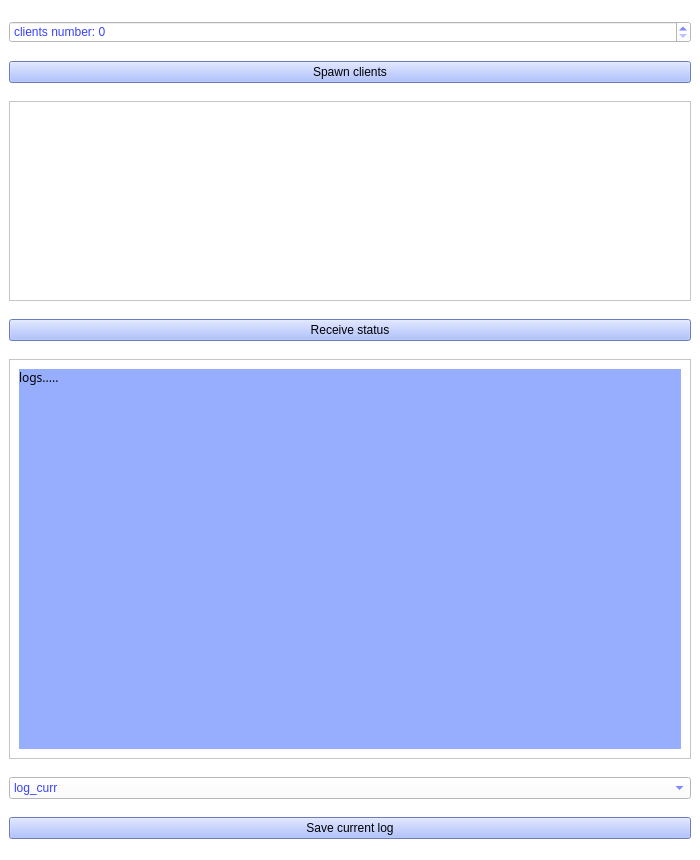
<?xml version="1.0" encoding="UTF-8"?>
<ui version="4.0">
 <class>MainWindow</class>
 <widget class="QMainWindow" name="MainWindow">
  <property name="geometry">
   <rect>
    <x>0</x>
    <y>0</y>
    <width>700</width>
    <height>860</height>
   </rect>
  </property>
  <property name="maximumSize">
   <size>
    <width>700</width>
    <height>16777215</height>
   </size>
  </property>
  <property name="windowTitle">
   <string>Renderer</string>
  </property>
  <widget class="QWidget" name="centralwidget">
   <property name="styleSheet">
    <string notr="true">background-color: rgb(255, 255, 255);</string>
   </property>
   <layout class="QVBoxLayout" name="verticalLayout_3">
    <item>
     <widget class="QSpinBox" name="spinBox_clientsNum">
      <property name="styleSheet">
       <string notr="true">color: rgb(56, 66, 255);</string>
      </property>
      <property name="prefix">
       <string>clients number: </string>
      </property>
     </widget>
    </item>
    <item>
     <widget class="QPushButton" name="pushButton_spawnClients">
      <property name="styleSheet">
       <string notr="true">border-color: rgb(0, 0, 0);
background-color: rgb(151, 174, 255);</string>
      </property>
      <property name="text">
       <string>Spawn clients</string>
      </property>
     </widget>
    </item>
    <item>
     <widget class="QScrollArea" name="scrollArea_statuses">
      <property name="maximumSize">
       <size>
        <width>16777215</width>
        <height>200</height>
       </size>
      </property>
      <property name="baseSize">
       <size>
        <width>0</width>
        <height>0</height>
       </size>
      </property>
      <property name="styleSheet">
       <string notr="true">color: rgb(56, 66, 255);</string>
      </property>
      <property name="widgetResizable">
       <bool>true</bool>
      </property>
      <widget class="QWidget" name="scrollAreaWidgetContents_statuses">
       <property name="geometry">
        <rect>
         <x>0</x>
         <y>0</y>
         <width>688</width>
         <height>200</height>
        </rect>
       </property>
       <layout class="QVBoxLayout" name="verticalLayout"/>
      </widget>
     </widget>
    </item>
    <item>
     <widget class="QPushButton" name="pushButton_receiveCommand">
      <property name="styleSheet">
       <string notr="true">border-color: rgb(0, 0, 0);
background-color: rgb(151, 174, 255);</string>
      </property>
      <property name="text">
       <string>Receive status</string>
      </property>
     </widget>
    </item>
    <item>
     <widget class="QScrollArea" name="scrollArea_log">
      <property name="maximumSize">
       <size>
        <width>16777215</width>
        <height>400</height>
       </size>
      </property>
      <property name="widgetResizable">
       <bool>true</bool>
      </property>
      <widget class="QWidget" name="scrollAreaWidgetContents_2_log">
       <property name="geometry">
        <rect>
         <x>0</x>
         <y>0</y>
         <width>688</width>
         <height>400</height>
        </rect>
       </property>
       <layout class="QVBoxLayout" name="verticalLayout_2">
        <item>
         <widget class="QLabel" name="label_log">
          <property name="minimumSize">
           <size>
            <width>0</width>
            <height>300</height>
           </size>
          </property>
          <property name="maximumSize">
           <size>
            <width>16777215</width>
            <height>16777215</height>
           </size>
          </property>
          <property name="font">
           <font>
            <family>Roboto Mono</family>
           </font>
          </property>
          <property name="styleSheet">
           <string notr="true">border-color: rgb(0, 0, 0);
background-color: rgb(151, 174, 255);</string>
          </property>
          <property name="text">
           <string>logs.....</string>
          </property>
          <property name="textFormat">
           <enum>Qt::TextFormat::PlainText</enum>
          </property>
          <property name="alignment">
           <set>Qt::AlignmentFlag::AlignLeading|Qt::AlignmentFlag::AlignLeft|Qt::AlignmentFlag::AlignTop</set>
          </property>
          <property name="margin">
           <number>8</number>
          </property>
         </widget>
        </item>
       </layout>
      </widget>
     </widget>
    </item>
    <item>
     <widget class="QComboBox" name="comboBox_selectedLog">
      <property name="styleSheet">
       <string notr="true">color: rgb(56, 66, 255);</string>
      </property>
      <property name="editable">
       <bool>false</bool>
      </property>
      <property name="currentText">
       <string>log_curr</string>
      </property>
      <property name="placeholderText">
       <string/>
      </property>
      <item>
       <property name="text">
        <string>log_curr</string>
       </property>
      </item>
     </widget>
    </item>
    <item>
     <widget class="QPushButton" name="button_saveLog">
      <property name="styleSheet">
       <string notr="true">border-color: rgb(0, 0, 0);
background-color: rgb(151, 174, 255);</string>
      </property>
      <property name="text">
       <string>Save current log</string>
      </property>
     </widget>
    </item>
   </layout>
  </widget>
  <widget class="QMenuBar" name="menubar">
   <property name="geometry">
    <rect>
     <x>0</x>
     <y>0</y>
     <width>700</width>
     <height>27</height>
    </rect>
   </property>
  </widget>
 </widget>
 <resources/>
 <connections/>
</ui>
